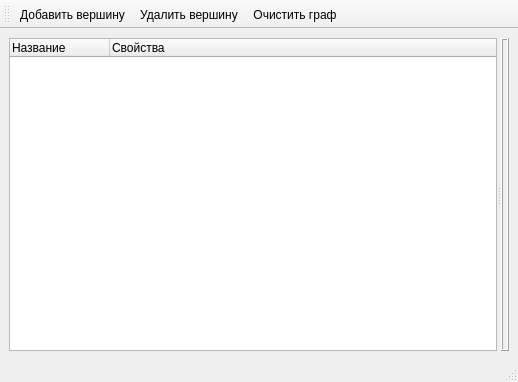
<?xml version="1.0" encoding="UTF-8"?>
<ui version="4.0">
 <class>MainWindow</class>
 <widget class="QMainWindow" name="MainWindow">
  <property name="geometry">
   <rect>
    <x>0</x>
    <y>0</y>
    <width>518</width>
    <height>382</height>
   </rect>
  </property>
  <property name="windowTitle">
   <string>MainWindow</string>
  </property>
  <property name="iconSize">
   <size>
    <width>20</width>
    <height>20</height>
   </size>
  </property>
  <widget class="QWidget" name="centralwidget">
   <layout class="QVBoxLayout" name="verticalLayout_2">
    <item>
     <widget class="QSplitter" name="splitter">
      <property name="orientation">
       <enum>Qt::Horizontal</enum>
      </property>
      <widget class="QTreeWidget" name="treeWidget">
       <property name="columnCount">
        <number>2</number>
       </property>
       <column>
        <property name="text">
         <string>Название</string>
        </property>
       </column>
       <column>
        <property name="text">
         <string>Свойства</string>
        </property>
       </column>
      </widget>
      <widget class="QFrame" name="frame">
       <property name="frameShape">
        <enum>QFrame::Box</enum>
       </property>
       <property name="frameShadow">
        <enum>QFrame::Raised</enum>
       </property>
       <layout class="QVBoxLayout" name="verticalLayout">
        <property name="spacing">
         <number>0</number>
        </property>
        <property name="margin">
         <number>0</number>
        </property>
        <item>
         <widget class="UScene3D" name="widget" native="true"/>
        </item>
       </layout>
      </widget>
     </widget>
    </item>
   </layout>
  </widget>
  <widget class="QMenuBar" name="menubar">
   <property name="geometry">
    <rect>
     <x>0</x>
     <y>0</y>
     <width>518</width>
     <height>20</height>
    </rect>
   </property>
  </widget>
  <widget class="QStatusBar" name="statusbar"/>
  <widget class="QToolBar" name="toolBar">
   <property name="windowTitle">
    <string>Основной</string>
   </property>
   <attribute name="toolBarArea">
    <enum>TopToolBarArea</enum>
   </attribute>
   <attribute name="toolBarBreak">
    <bool>true</bool>
   </attribute>
   <addaction name="actionAddNode"/>
   <addaction name="actionDeleteNode"/>
   <addaction name="actionClear"/>
  </widget>
  <action name="actionAddNode">
   <property name="icon">
    <iconset resource="paintNodes.qrc">
     <normaloff>:/add</normaloff>:/add</iconset>
   </property>
   <property name="text">
    <string>Добавить вершину</string>
   </property>
  </action>
  <action name="actionDeleteNode">
   <property name="icon">
    <iconset resource="paintNodes.qrc">
     <normaloff>:/delete</normaloff>:/delete</iconset>
   </property>
   <property name="text">
    <string>Удалить вершину</string>
   </property>
  </action>
  <action name="actionClear">
   <property name="icon">
    <iconset resource="paintNodes.qrc">
     <normaloff>:/clear</normaloff>:/clear</iconset>
   </property>
   <property name="text">
    <string>Очистить граф</string>
   </property>
  </action>
 </widget>
 <customwidgets>
  <customwidget>
   <class>UScene3D</class>
   <extends>QWidget</extends>
   <header>UScene3D.h</header>
   <container>1</container>
  </customwidget>
 </customwidgets>
 <resources>
  <include location="paintNodes.qrc"/>
 </resources>
 <connections/>
</ui>
